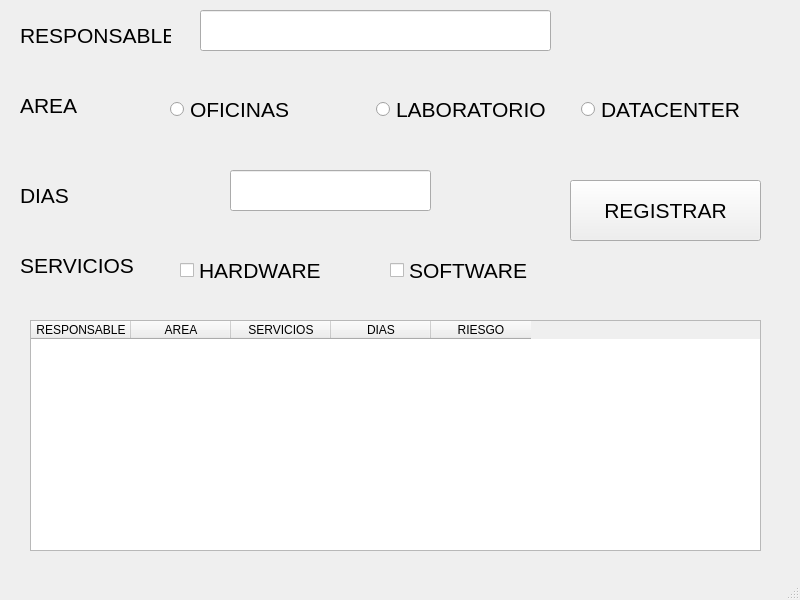
<?xml version="1.0" encoding="UTF-8"?>
<ui version="4.0">
 <class>MainWindow</class>
 <widget class="QMainWindow" name="MainWindow">
  <property name="geometry">
   <rect>
    <x>0</x>
    <y>0</y>
    <width>800</width>
    <height>600</height>
   </rect>
  </property>
  <property name="windowTitle">
   <string>MainWindow</string>
  </property>
  <widget class="QWidget" name="centralwidget">
   <widget class="QLabel" name="label">
    <property name="geometry">
     <rect>
      <x>20</x>
      <y>10</y>
      <width>151</width>
      <height>51</height>
     </rect>
    </property>
    <property name="font">
     <font>
      <pointsize>16</pointsize>
     </font>
    </property>
    <property name="text">
     <string>RESPONSABLE</string>
    </property>
   </widget>
   <widget class="QLineEdit" name="txtresponsable">
    <property name="geometry">
     <rect>
      <x>200</x>
      <y>10</y>
      <width>351</width>
      <height>41</height>
     </rect>
    </property>
    <property name="font">
     <font>
      <pointsize>16</pointsize>
     </font>
    </property>
   </widget>
   <widget class="QLabel" name="label_2">
    <property name="geometry">
     <rect>
      <x>20</x>
      <y>80</y>
      <width>151</width>
      <height>51</height>
     </rect>
    </property>
    <property name="font">
     <font>
      <pointsize>16</pointsize>
     </font>
    </property>
    <property name="text">
     <string>AREA</string>
    </property>
   </widget>
   <widget class="QWidget" name="horizontalLayoutWidget">
    <property name="geometry">
     <rect>
      <x>170</x>
      <y>70</y>
      <width>611</width>
      <height>80</height>
     </rect>
    </property>
    <layout class="QHBoxLayout" name="horizontalLayout">
     <item>
      <widget class="QRadioButton" name="rbtoficina">
       <property name="font">
        <font>
         <pointsize>16</pointsize>
        </font>
       </property>
       <property name="text">
        <string>OFICINAS</string>
       </property>
      </widget>
     </item>
     <item>
      <widget class="QRadioButton" name="rbtlaboratorio">
       <property name="font">
        <font>
         <pointsize>16</pointsize>
        </font>
       </property>
       <property name="text">
        <string>LABORATORIO</string>
       </property>
      </widget>
     </item>
     <item>
      <widget class="QRadioButton" name="rbtdatacenter">
       <property name="font">
        <font>
         <pointsize>16</pointsize>
        </font>
       </property>
       <property name="text">
        <string>DATACENTER</string>
       </property>
      </widget>
     </item>
    </layout>
   </widget>
   <widget class="QLineEdit" name="txtdias">
    <property name="geometry">
     <rect>
      <x>230</x>
      <y>170</y>
      <width>201</width>
      <height>41</height>
     </rect>
    </property>
    <property name="font">
     <font>
      <pointsize>16</pointsize>
     </font>
    </property>
    <property name="text">
     <string/>
    </property>
   </widget>
   <widget class="QLabel" name="label_3">
    <property name="geometry">
     <rect>
      <x>20</x>
      <y>170</y>
      <width>151</width>
      <height>51</height>
     </rect>
    </property>
    <property name="font">
     <font>
      <pointsize>16</pointsize>
     </font>
    </property>
    <property name="text">
     <string>DIAS</string>
    </property>
   </widget>
   <widget class="QLabel" name="label_4">
    <property name="geometry">
     <rect>
      <x>20</x>
      <y>240</y>
      <width>151</width>
      <height>51</height>
     </rect>
    </property>
    <property name="font">
     <font>
      <pointsize>16</pointsize>
     </font>
    </property>
    <property name="text">
     <string>SERVICIOS</string>
    </property>
   </widget>
   <widget class="QCheckBox" name="chkhardware">
    <property name="geometry">
     <rect>
      <x>180</x>
      <y>250</y>
      <width>171</width>
      <height>41</height>
     </rect>
    </property>
    <property name="font">
     <font>
      <pointsize>16</pointsize>
     </font>
    </property>
    <property name="text">
     <string>HARDWARE</string>
    </property>
   </widget>
   <widget class="QCheckBox" name="chksoftware">
    <property name="geometry">
     <rect>
      <x>390</x>
      <y>250</y>
      <width>171</width>
      <height>41</height>
     </rect>
    </property>
    <property name="font">
     <font>
      <pointsize>16</pointsize>
     </font>
    </property>
    <property name="text">
     <string>SOFTWARE</string>
    </property>
   </widget>
   <widget class="QPushButton" name="btnregistrar">
    <property name="geometry">
     <rect>
      <x>570</x>
      <y>180</y>
      <width>191</width>
      <height>61</height>
     </rect>
    </property>
    <property name="font">
     <font>
      <pointsize>16</pointsize>
     </font>
    </property>
    <property name="text">
     <string>REGISTRAR</string>
    </property>
   </widget>
   <widget class="QTableWidget" name="tbl1">
    <property name="geometry">
     <rect>
      <x>30</x>
      <y>320</y>
      <width>731</width>
      <height>231</height>
     </rect>
    </property>
    <column>
     <property name="text">
      <string>RESPONSABLE</string>
     </property>
    </column>
    <column>
     <property name="text">
      <string>AREA</string>
     </property>
    </column>
    <column>
     <property name="text">
      <string>SERVICIOS</string>
     </property>
    </column>
    <column>
     <property name="text">
      <string>DIAS</string>
     </property>
    </column>
    <column>
     <property name="text">
      <string>RIESGO</string>
     </property>
    </column>
   </widget>
  </widget>
  <widget class="QMenuBar" name="menubar">
   <property name="geometry">
    <rect>
     <x>0</x>
     <y>0</y>
     <width>800</width>
     <height>21</height>
    </rect>
   </property>
  </widget>
  <widget class="QStatusBar" name="statusbar"/>
 </widget>
 <resources/>
 <connections/>
</ui>
